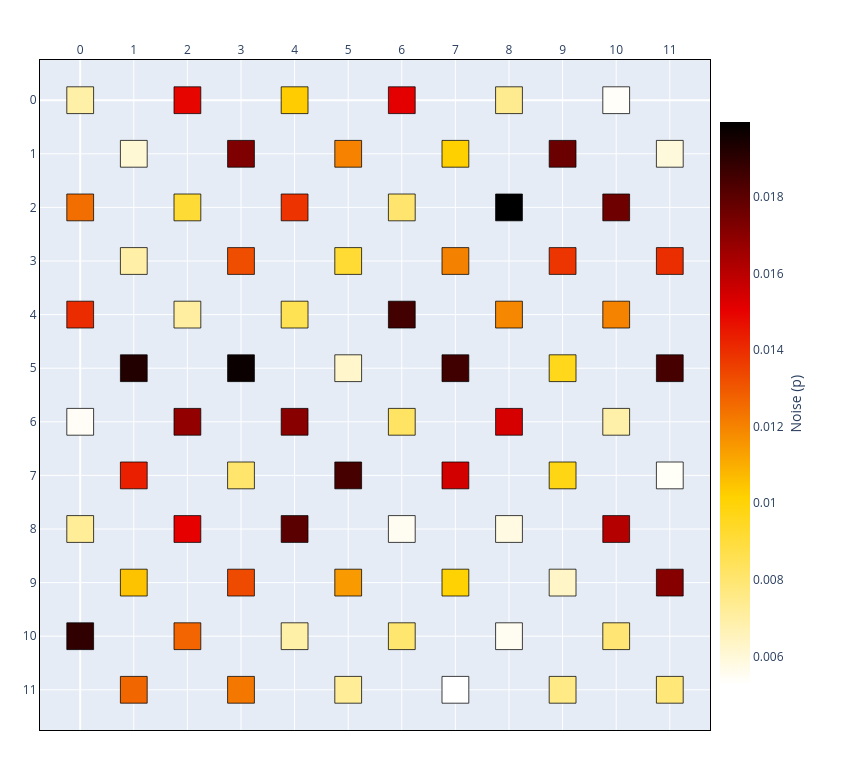

Source (notebook cell):
### Code cell
# (b) Uniform-random field over an explicit interval.
chip_rand = Chip(6, 6)
chip_rand.generate_noise(RandomUniform(bounds=(0.005, 0.020), seed=11))
print("noise distribution model :", chip_rand.spec.noise_model)
chip_rand.show(style=noise_heatmap_style(chip_rand))

### Figure 1 — Plotly figure (JSON) as saved in the notebook; plotly's stock layout.template omitted (floating-point values rounded to 4 significant figures)
{"data": [{"hoverinfo": "text", "hovertext": ["(0, 0)<br>status=INACTIVE<br>noise=0.0069", "(0, 2)<br>status=INACTIVE<br>noise=0.0125", "(0, 4)<br>status=INACTIVE<br>noise=0.0140", "(0, 6)<br>status=INACTIVE<br>noise=0.0054", "(0, 8)<br>status=INACTIVE<br>noise=0.0072", "(0, 10)<br>status=INACTIVE<br>noise=0.0189", "(1, 1)<br>status=INACTIVE<br>noise=0.0061", "(1, 3)<br>status=INACTIVE<br>noise=0.0069", "(1, 5)<br>status=INACTIVE<br>noise=0.0192", "(1, 7)<br>status=INACTIVE<br>noise=0.0143", "(1, 9)<br>status=INACTIVE<br>noise=0.0105", "(1, 11)<br>status=INACTIVE<br>noise=0.0127", "(2, 0)<br>status=INACTIVE<br>noise=0.0149", "(2, 2)<br>status=INACTIVE<br>noise=0.0091", "(2, 4)<br>status=INACTIVE<br>noise=0.0071", "(2, 6)<br>status=INACTIVE<br>noise=0.0168", "(2, 8)<br>status=INACTIVE<br>noise=0.0151", "(2, 10)<br>status=INACTIVE<br>noise=0.0127", "(3, 1)<br>status=INACTIVE<br>noise=0.0173", "(3, 3)<br>status=INACTIVE<br>noise=0.0132", "(3, 5)<br>status=INACTIVE<br>noise=0.0197", "(3, 7)<br>status=INACTIVE<br>noise=0.0081", "(3, 9)<br>status=INACTIVE<br>noise=0.0133", "(3, 11)<br>status=INACTIVE<br>noise=0.0123", "(4, 0)<br>status=INACTIVE<br>noise=0.0103", "(4, 2)<br>status=INACTIVE<br>noise=0.0139", "(4, 4)<br>status=INACTIVE<br>noise=0.0085", "(4, 6)<br>status=INACTIVE<br>noise=0.0170", "(4, 8)<br>status=INACTIVE<br>noise=0.0180", "(4, 10)<br>status=INACTIVE<br>noise=0.0069", "(5, 1)<br>status=INACTIVE<br>noise=0.0120", "(5, 3)<br>status=INACTIVE<br>noise=0.0092", "(5, 5)<br>status=INACTIVE<br>noise=0.0063", "(5, 7)<br>status=INACTIVE<br>noise=0.0184", "(5, 9)<br>status=INACTIVE<br>noise=0.0115", "(5, 11)<br>status=INACTIVE<br>noise=0.0072", "(6, 0)<br>status=INACTIVE<br>noise=0.0151", "(6, 2)<br>status=INACTIVE<br>noise=0.0080", "(6, 4)<br>status=INACTIVE<br>noise=0.0185", "(6, 6)<br>status=INACTIVE<br>noise=0.0083", "(6, 8)<br>status=INACTIVE<br>noise=0.0055", "(6, 10)<br>status=INACTIVE<br>noise=0.0080", "(7, 1)<br>status=INACTIVE<br>noise=0.0102", "(7, 3)<br>status=INACTIVE<br>noise=0.0120", "(7, 5)<br>status=INACTIVE<br>noise=0.0186", "(7, 7)<br>status=INACTIVE<br>noise=0.0155", "(7, 9)<br>status=INACTIVE<br>noise=0.0101", "(7, 11)<br>status=INACTIVE<br>noise=0.0053", "(8, 0)<br>status=INACTIVE<br>noise=0.0074", "(8, 2)<br>status=INACTIVE<br>noise=0.0199", "(8, 4)<br>status=INACTIVE<br>noise=0.0119", "(8, 6)<br>status=INACTIVE<br>noise=0.0154", "(8, 8)<br>status=INACTIVE<br>noise=0.0058", "(8, 10)<br>status=INACTIVE<br>noise=0.0055", "(9, 1)<br>status=INACTIVE<br>noise=0.0177", "(9, 3)<br>status=INACTIVE<br>noise=0.0138", "(9, 5)<br>status=INACTIVE<br>noise=0.0096", "(9, 7)<br>status=INACTIVE<br>noise=0.0098", "(9, 9)<br>status=INACTIVE<br>noise=0.0063", "(9, 11)<br>status=INACTIVE<br>noise=0.0076", "(10, 0)<br>status=INACTIVE<br>noise=0.0054", "(10, 2)<br>status=INACTIVE<br>noise=0.0176", "(10, 4)<br>status=INACTIVE<br>noise=0.0120", "(10, 6)<br>status=INACTIVE<br>noise=0.0069", "(10, 8)<br>status=INACTIVE<br>noise=0.0161", "(10, 10)<br>status=INACTIVE<br>noise=0.0079", "(11, 1)<br>status=INACTIVE<br>noise=0.0059", "(11, 3)<br>status=INACTIVE<br>noise=0.0140", "(11, 5)<br>status=INACTIVE<br>noise=0.0184", "(11, 7)<br>status=INACTIVE<br>noise=0.0054", "(11, 9)<br>status=INACTIVE<br>noise=0.0171", "(11, 11)<br>status=INACTIVE<br>noise=0.0078"], "marker": {"cmax": 0.01995, "cmin": 0.00525, "color": [0.00693, 0.01249, 0.01402, 0.00543, 0.00722, 0.01892, 0.00606, 0.00695, 0.01922, 0.01433, 0.01053, 0.01267, 0.01494, 0.00913, 0.00707, 0.01682, 0.01506, 0.01269, 0.01725, 0.01324, 0.01971, 0.00807, 0.01331, 0.01225, 0.0103, 0.01387, 0.00853, 0.01703, 0.01801, 0.00693, 0.01201, 0.00916, 0.00625, 0.01844, 0.01145, 0.00722, 0.0151, 0.00803, 0.01852, 0.00826, 0.0055, 0.00801, 0.01019, 0.01203, 0.01859, 0.01546, 0.01009, 0.00525, 0.0074, 0.01995, 0.0119, 0.01537, 0.00582, 0.00551, 0.01769, 0.01382, 0.00963, 0.00976, 0.00634, 0.00759, 0.00537, 0.01759, 0.01199, 0.00691, 0.01609, 0.00793, 0.00593, 0.01398, 0.01844, 0.0054, 0.01708, 0.00785], "colorbar": {"len": 0.8701, "title": {"side": "right", "text": "Noise (p)"}, "x": 0.8503, "xanchor": "left", "y": 0.487, "yanchor": "middle"}, "colorscale": [[0, "rgb(255,255,255)"], [0.3333, "rgb(255,210,0)"], [0.6667, "rgb(230,0,0)"], [1, "rgb(0,0,0)"]], "opacity": 0, "showscale": true, "size": 20}, "mode": "markers", "name": "qubits", "type": "scattergl", "x": [0, 0, 0, 0, 0, 0, 1, 1, 1, 1, 1, 1, 2, 2, 2, 2, 2, 2, 3, 3, 3, 3, 3, 3, 4, 4, 4, 4, 4, 4, 5, 5, 5, 5, 5, 5, 6, 6, 6, 6, 6, 6, 7, 7, 7, 7, 7, 7, 8, 8, 8, 8, 8, 8, 9, 9, 9, 9, 9, 9, 10, 10, 10, 10, 10, 10, 11, 11, 11, 11, 11, 11], "y": [0, 2, 4, 6, 8, 10, 1, 3, 5, 7, 9, 11, 0, 2, 4, 6, 8, 10, 1, 3, 5, 7, 9, 11, 0, 2, 4, 6, 8, 10, 1, 3, 5, 7, 9, 11, 0, 2, 4, 6, 8, 10, 1, 3, 5, 7, 9, 11, 0, 2, 4, 6, 8, 10, 1, 3, 5, 7, 9, 11, 0, 2, 4, 6, 8, 10, 1, 3, 5, 7, 9, 11]}], "layout": {"height": 770, "margin": {"b": 40, "l": 40, "r": 40, "t": 60}, "shapes": [{"fillcolor": "rgb(255, 240, 168)", "layer": "above", "line": {"color": "black", "width": 0.75}, "opacity": 1, "type": "rect", "x0": -0.25, "x1": 0.25, "y0": -0.25, "y1": 0.25}, {"fillcolor": "rgb(243, 110, 0)", "layer": "above", "line": {"color": "black", "width": 0.75}, "opacity": 1, "type": "rect", "x0": -0.25, "x1": 0.25, "y0": 1.75, "y1": 2.25}, {"fillcolor": "rgb(235, 44, 0)", "layer": "above", "line": {"color": "black", "width": 0.75}, "opacity": 1, "type": "rect", "x0": -0.25, "x1": 0.25, "y0": 3.75, "y1": 4.25}, {"fillcolor": "rgb(255, 253, 246)", "layer": "above", "line": {"color": "black", "width": 0.75}, "opacity": 1, "type": "rect", "x0": -0.25, "x1": 0.25, "y0": 5.75, "y1": 6.25}, {"fillcolor": "rgb(255, 237, 152)", "layer": "above", "line": {"color": "black", "width": 0.75}, "opacity": 1, "type": "rect", "x0": -0.25, "x1": 0.25, "y0": 7.75, "y1": 8.25}, {"fillcolor": "rgb(48, 0, 0)", "layer": "above", "line": {"color": "black", "width": 0.75}, "opacity": 1, "type": "rect", "x0": -0.25, "x1": 0.25, "y0": 9.75, "y1": 10.25}, {"fillcolor": "rgb(255, 248, 213)", "layer": "above", "line": {"color": "black", "width": 0.75}, "opacity": 1, "type": "rect", "x0": 0.75, "x1": 1.25, "y0": 0.75, "y1": 1.25}, {"fillcolor": "rgb(255, 239, 167)", "layer": "above", "line": {"color": "black", "width": 0.75}, "opacity": 1, "type": "rect", "x0": 0.75, "x1": 1.25, "y0": 2.75, "y1": 3.25}, {"fillcolor": "rgb(34, 0, 0)", "layer": "above", "line": {"color": "black", "width": 0.75}, "opacity": 1, "type": "rect", "x0": 0.75, "x1": 1.25, "y0": 4.75, "y1": 5.25}, {"fillcolor": "rgb(234, 31, 0)", "layer": "above", "line": {"color": "black", "width": 0.75}, "opacity": 1, "type": "rect", "x0": 0.75, "x1": 1.25, "y0": 6.75, "y1": 7.25}, {"fillcolor": "rgb(253, 194, 0)", "layer": "above", "line": {"color": "black", "width": 0.75}, "opacity": 1, "type": "rect", "x0": 0.75, "x1": 1.25, "y0": 8.75, "y1": 9.25}, {"fillcolor": "rgb(242, 102, 0)", "layer": "above", "line": {"color": "black", "width": 0.75}, "opacity": 1, "type": "rect", "x0": 0.75, "x1": 1.25, "y0": 10.75, "y1": 11.25}, {"fillcolor": "rgb(231, 5, 0)", "layer": "above", "line": {"color": "black", "width": 0.75}, "opacity": 1, "type": "rect", "x0": 1.75, "x1": 2.25, "y0": -0.25, "y1": 0.25}, {"fillcolor": "rgb(255, 219, 53)", "layer": "above", "line": {"color": "black", "width": 0.75}, "opacity": 1, "type": "rect", "x0": 1.75, "x1": 2.25, "y0": 1.75, "y1": 2.25}, {"fillcolor": "rgb(255, 238, 160)", "layer": "above", "line": {"color": "black", "width": 0.75}, "opacity": 1, "type": "rect", "x0": 1.75, "x1": 2.25, "y0": 3.75, "y1": 4.25}, {"fillcolor": "rgb(147, 0, 0)", "layer": "above", "line": {"color": "black", "width": 0.75}, "opacity": 1, "type": "rect", "x0": 1.75, "x1": 2.25, "y0": 5.75, "y1": 6.25}, {"fillcolor": "rgb(230, 0, 0)", "layer": "above", "line": {"color": "black", "width": 0.75}, "opacity": 1, "type": "rect", "x0": 1.75, "x1": 2.25, "y0": 7.75, "y1": 8.25}, {"fillcolor": "rgb(242, 101, 0)", "layer": "above", "line": {"color": "black", "width": 0.75}, "opacity": 1, "type": "rect", "x0": 1.75, "x1": 2.25, "y0": 9.75, "y1": 10.25}, {"fillcolor": "rgb(127, 0, 0)", "layer": "above", "line": {"color": "black", "width": 0.75}, "opacity": 1, "type": "rect", "x0": 2.75, "x1": 3.25, "y0": 0.75, "y1": 1.25}, {"fillcolor": "rgb(239, 78, 0)", "layer": "above", "line": {"color": "black", "width": 0.75}, "opacity": 1, "type": "rect", "x0": 2.75, "x1": 3.25, "y0": 2.75, "y1": 3.25}, {"fillcolor": "rgb(11, 0, 0)", "layer": "above", "line": {"color": "black", "width": 0.75}, "opacity": 1, "type": "rect", "x0": 2.75, "x1": 3.25, "y0": 4.75, "y1": 5.25}, {"fillcolor": "rgb(255, 229, 108)", "layer": "above", "line": {"color": "black", "width": 0.75}, "opacity": 1, "type": "rect", "x0": 2.75, "x1": 3.25, "y0": 6.75, "y1": 7.25}, {"fillcolor": "rgb(239, 75, 0)", "layer": "above", "line": {"color": "black", "width": 0.75}, "opacity": 1, "type": "rect", "x0": 2.75, "x1": 3.25, "y0": 8.75, "y1": 9.25}, {"fillcolor": "rgb(244, 120, 0)", "layer": "above", "line": {"color": "black", "width": 0.75}, "opacity": 1, "type": "rect", "x0": 2.75, "x1": 3.25, "y0": 10.75, "y1": 11.25}, {"fillcolor": "rgb(254, 204, 0)", "layer": "above", "line": {"color": "black", "width": 0.75}, "opacity": 1, "type": "rect", "x0": 3.75, "x1": 4.25, "y0": -0.25, "y1": 0.25}, {"fillcolor": "rgb(236, 51, 0)", "layer": "above", "line": {"color": "black", "width": 0.75}, "opacity": 1, "type": "rect", "x0": 3.75, "x1": 4.25, "y0": 1.75, "y1": 2.25}, {"fillcolor": "rgb(255, 225, 84)", "layer": "above", "line": {"color": "black", "width": 0.75}, "opacity": 1, "type": "rect", "x0": 3.75, "x1": 4.25, "y0": 3.75, "y1": 4.25}, {"fillcolor": "rgb(137, 0, 0)", "layer": "above", "line": {"color": "black", "width": 0.75}, "opacity": 1, "type": "rect", "x0": 3.75, "x1": 4.25, "y0": 5.75, "y1": 6.25}, {"fillcolor": "rgb(91, 0, 0)", "layer": "above", "line": {"color": "black", "width": 0.75}, "opacity": 1, "type": "rect", "x0": 3.75, "x1": 4.25, "y0": 7.75, "y1": 8.25}, {"fillcolor": "rgb(255, 240, 168)", "layer": "above", "line": {"color": "black", "width": 0.75}, "opacity": 1, "type": "rect", "x0": 3.75, "x1": 4.25, "y0": 9.75, "y1": 10.25}, {"fillcolor": "rgb(246, 130, 0)", "layer": "above", "line": {"color": "black", "width": 0.75}, "opacity": 1, "type": "rect", "x0": 4.75, "x1": 5.25, "y0": 0.75, "y1": 1.25}, {"fillcolor": "rgb(255, 219, 52)", "layer": "above", "line": {"color": "black", "width": 0.75}, "opacity": 1, "type": "rect", "x0": 4.75, "x1": 5.25, "y0": 2.75, "y1": 3.25}, {"fillcolor": "rgb(255, 246, 203)", "layer": "above", "line": {"color": "black", "width": 0.75}, "opacity": 1, "type": "rect", "x0": 4.75, "x1": 5.25, "y0": 4.75, "y1": 5.25}, {"fillcolor": "rgb(71, 0, 0)", "layer": "above", "line": {"color": "black", "width": 0.75}, "opacity": 1, "type": "rect", "x0": 4.75, "x1": 5.25, "y0": 6.75, "y1": 7.25}, {"fillcolor": "rgb(248, 154, 0)", "layer": "above", "line": {"color": "black", "width": 0.75}, "opacity": 1, "type": "rect", "x0": 4.75, "x1": 5.25, "y0": 8.75, "y1": 9.25}, {"fillcolor": "rgb(255, 237, 152)", "layer": "above", "line": {"color": "black", "width": 0.75}, "opacity": 1, "type": "rect", "x0": 4.75, "x1": 5.25, "y0": 10.75, "y1": 11.25}, {"fillcolor": "rgb(228, 0, 0)", "layer": "above", "line": {"color": "black", "width": 0.75}, "opacity": 1, "type": "rect", "x0": 5.75, "x1": 6.25, "y0": -0.25, "y1": 0.25}, {"fillcolor": "rgb(255, 229, 110)", "layer": "above", "line": {"color": "black", "width": 0.75}, "opacity": 1, "type": "rect", "x0": 5.75, "x1": 6.25, "y0": 1.75, "y1": 2.25}, {"fillcolor": "rgb(67, 0, 0)", "layer": "above", "line": {"color": "black", "width": 0.75}, "opacity": 1, "type": "rect", "x0": 5.75, "x1": 6.25, "y0": 3.75, "y1": 4.25}, {"fillcolor": "rgb(255, 227, 98)", "layer": "above", "line": {"color": "black", "width": 0.75}, "opacity": 1, "type": "rect", "x0": 5.75, "x1": 6.25, "y0": 5.75, "y1": 6.25}, {"fillcolor": "rgb(255, 253, 242)", "layer": "above", "line": {"color": "black", "width": 0.75}, "opacity": 1, "type": "rect", "x0": 5.75, "x1": 6.25, "y0": 7.75, "y1": 8.25}, {"fillcolor": "rgb(255, 230, 111)", "layer": "above", "line": {"color": "black", "width": 0.75}, "opacity": 1, "type": "rect", "x0": 5.75, "x1": 6.25, "y0": 9.75, "y1": 10.25}, {"fillcolor": "rgb(255, 208, 0)", "layer": "above", "line": {"color": "black", "width": 0.75}, "opacity": 1, "type": "rect", "x0": 6.75, "x1": 7.25, "y0": 0.75, "y1": 1.25}, {"fillcolor": "rgb(245, 129, 0)", "layer": "above", "line": {"color": "black", "width": 0.75}, "opacity": 1, "type": "rect", "x0": 6.75, "x1": 7.25, "y0": 2.75, "y1": 3.25}, {"fillcolor": "rgb(64, 0, 0)", "layer": "above", "line": {"color": "black", "width": 0.75}, "opacity": 1, "type": "rect", "x0": 6.75, "x1": 7.25, "y0": 4.75, "y1": 5.25}, {"fillcolor": "rgb(211, 0, 0)", "layer": "above", "line": {"color": "black", "width": 0.75}, "opacity": 1, "type": "rect", "x0": 6.75, "x1": 7.25, "y0": 6.75, "y1": 7.25}, {"fillcolor": "rgb(255, 211, 3)", "layer": "above", "line": {"color": "black", "width": 0.75}, "opacity": 1, "type": "rect", "x0": 6.75, "x1": 7.25, "y0": 8.75, "y1": 9.25}, {"fillcolor": "rgb(255, 255, 255)", "layer": "above", "line": {"color": "black", "width": 0.75}, "opacity": 1, "type": "rect", "x0": 6.75, "x1": 7.25, "y0": 10.75, "y1": 11.25}, {"fillcolor": "rgb(255, 235, 143)", "layer": "above", "line": {"color": "black", "width": 0.75}, "opacity": 1, "type": "rect", "x0": 7.75, "x1": 8.25, "y0": -0.25, "y1": 0.25}, {"fillcolor": "rgb(0, 0, 0)", "layer": "above", "line": {"color": "black", "width": 0.75}, "opacity": 1, "type": "rect", "x0": 7.75, "x1": 8.25, "y0": 1.75, "y1": 2.25}, {"fillcolor": "rgb(246, 135, 0)", "layer": "above", "line": {"color": "black", "width": 0.75}, "opacity": 1, "type": "rect", "x0": 7.75, "x1": 8.25, "y0": 3.75, "y1": 4.25}, {"fillcolor": "rgb(215, 0, 0)", "layer": "above", "line": {"color": "black", "width": 0.75}, "opacity": 1, "type": "rect", "x0": 7.75, "x1": 8.25, "y0": 5.75, "y1": 6.25}, {"fillcolor": "rgb(255, 250, 225)", "layer": "above", "line": {"color": "black", "width": 0.75}, "opacity": 1, "type": "rect", "x0": 7.75, "x1": 8.25, "y0": 7.75, "y1": 8.25}, {"fillcolor": "rgb(255, 253, 241)", "layer": "above", "line": {"color": "black", "width": 0.75}, "opacity": 1, "type": "rect", "x0": 7.75, "x1": 8.25, "y0": 9.75, "y1": 10.25}, {"fillcolor": "rgb(106, 0, 0)", "layer": "above", "line": {"color": "black", "width": 0.75}, "opacity": 1, "type": "rect", "x0": 8.75, "x1": 9.25, "y0": 0.75, "y1": 1.25}, {"fillcolor": "rgb(236, 53, 0)", "layer": "above", "line": {"color": "black", "width": 0.75}, "opacity": 1, "type": "rect", "x0": 8.75, "x1": 9.25, "y0": 2.75, "y1": 3.25}, {"fillcolor": "rgb(255, 215, 27)", "layer": "above", "line": {"color": "black", "width": 0.75}, "opacity": 1, "type": "rect", "x0": 8.75, "x1": 9.25, "y0": 4.75, "y1": 5.25}, {"fillcolor": "rgb(255, 214, 20)", "layer": "above", "line": {"color": "black", "width": 0.75}, "opacity": 1, "type": "rect", "x0": 8.75, "x1": 9.25, "y0": 6.75, "y1": 7.25}, {"fillcolor": "rgb(255, 245, 198)", "layer": "above", "line": {"color": "black", "width": 0.75}, "opacity": 1, "type": "rect", "x0": 8.75, "x1": 9.25, "y0": 8.75, "y1": 9.25}, {"fillcolor": "rgb(255, 234, 133)", "layer": "above", "line": {"color": "black", "width": 0.75}, "opacity": 1, "type": "rect", "x0": 8.75, "x1": 9.25, "y0": 10.75, "y1": 11.25}, {"fillcolor": "rgb(255, 254, 249)", "layer": "above", "line": {"color": "black", "width": 0.75}, "opacity": 1, "type": "rect", "x0": 9.75, "x1": 10.25, "y0": -0.25, "y1": 0.25}, {"fillcolor": "rgb(111, 0, 0)", "layer": "above", "line": {"color": "black", "width": 0.75}, "opacity": 1, "type": "rect", "x0": 9.75, "x1": 10.25, "y0": 1.75, "y1": 2.25}, {"fillcolor": "rgb(246, 131, 0)", "layer": "above", "line": {"color": "black", "width": 0.75}, "opacity": 1, "type": "rect", "x0": 9.75, "x1": 10.25, "y0": 3.75, "y1": 4.25}, {"fillcolor": "rgb(255, 240, 169)", "layer": "above", "line": {"color": "black", "width": 0.75}, "opacity": 1, "type": "rect", "x0": 9.75, "x1": 10.25, "y0": 5.75, "y1": 6.25}, {"fillcolor": "rgb(181, 0, 0)", "layer": "above", "line": {"color": "black", "width": 0.75}, "opacity": 1, "type": "rect", "x0": 9.75, "x1": 10.25, "y0": 7.75, "y1": 8.25}, {"fillcolor": "rgb(255, 230, 116)", "layer": "above", "line": {"color": "black", "width": 0.75}, "opacity": 1, "type": "rect", "x0": 9.75, "x1": 10.25, "y0": 9.75, "y1": 10.25}, {"fillcolor": "rgb(255, 249, 220)", "layer": "above", "line": {"color": "black", "width": 0.75}, "opacity": 1, "type": "rect", "x0": 10.75, "x1": 11.25, "y0": 0.75, "y1": 1.25}, {"fillcolor": "rgb(235, 46, 0)", "layer": "above", "line": {"color": "black", "width": 0.75}, "opacity": 1, "type": "rect", "x0": 10.75, "x1": 11.25, "y0": 2.75, "y1": 3.25}, {"fillcolor": "rgb(71, 0, 0)", "layer": "above", "line": {"color": "black", "width": 0.75}, "opacity": 1, "type": "rect", "x0": 10.75, "x1": 11.25, "y0": 4.75, "y1": 5.25}, {"fillcolor": "rgb(255, 254, 247)", "layer": "above", "line": {"color": "black", "width": 0.75}, "opacity": 1, "type": "rect", "x0": 10.75, "x1": 11.25, "y0": 6.75, "y1": 7.25}, {"fillcolor": "rgb(135, 0, 0)", "layer": "above", "line": {"color": "black", "width": 0.75}, "opacity": 1, "type": "rect", "x0": 10.75, "x1": 11.25, "y0": 8.75, "y1": 9.25}, {"fillcolor": "rgb(255, 231, 120)", "layer": "above", "line": {"color": "black", "width": 0.75}, "opacity": 1, "type": "rect", "x0": 10.75, "x1": 11.25, "y0": 10.75, "y1": 11.25}], "showlegend": false, "width": 868, "xaxis": {"domain": [0, 0.8503], "dtick": 1, "linecolor": "black", "linewidth": 1, "mirror": true, "range": [-0.75, 11.75], "showgrid": true, "showline": true, "side": "top", "zeroline": true}, "yaxis": {"dtick": 1, "linecolor": "black", "linewidth": 1, "mirror": true, "range": [11.75, -0.75], "scaleanchor": "x", "scaleratio": 1, "showgrid": true, "showline": true, "zeroline": true}}}
